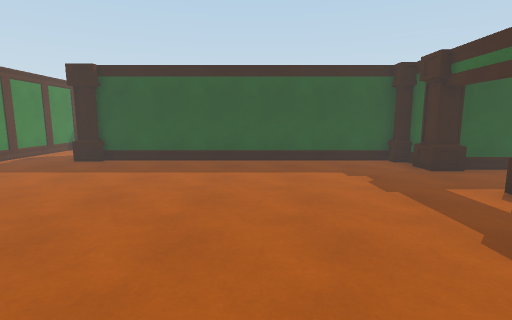
view 1 (above)

16 first-person views from a walk through a scene from a Unity 3-D project. The camera is 1.5 m above the floor, tilts 8° down and sees 85° across. The floor is counted in squares, 1 m on a side. Each view is taken from the middle of a square. On the plan, view 1 faces up. The plan holds only what a view shows up to about 14 squares ahead; the rest is blank.

view 2
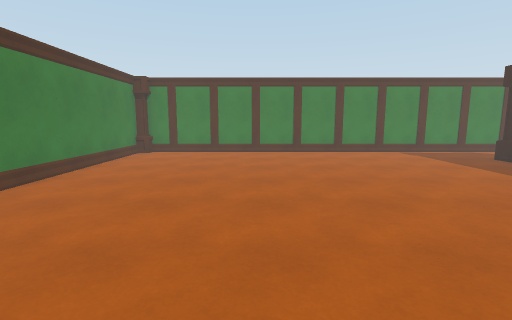

view 3
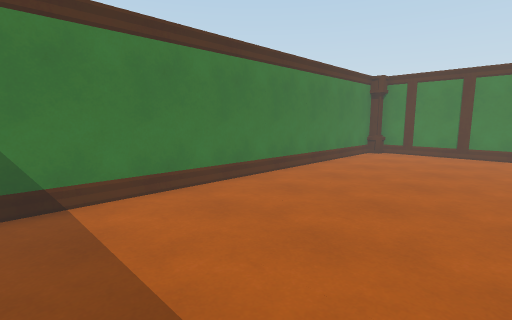

view 4
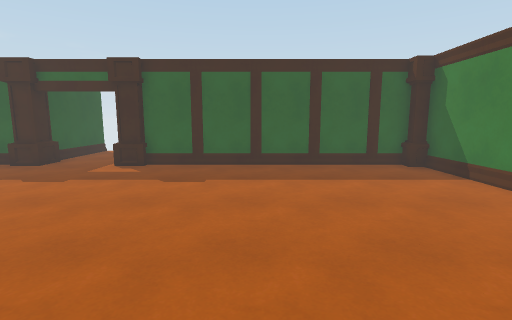

view 5
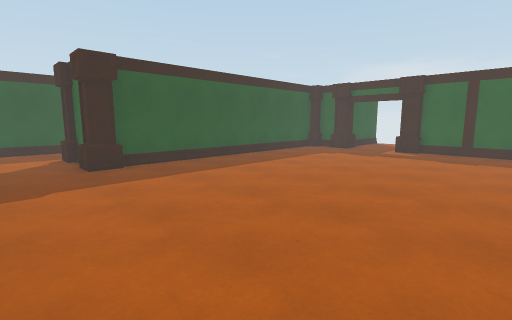

view 6
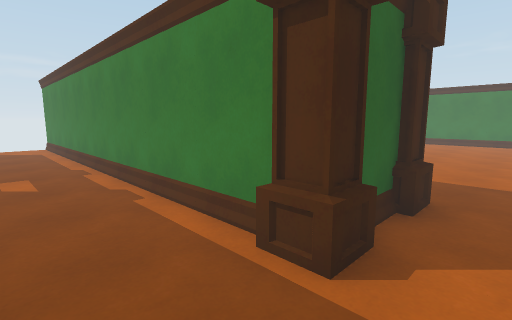

view 7
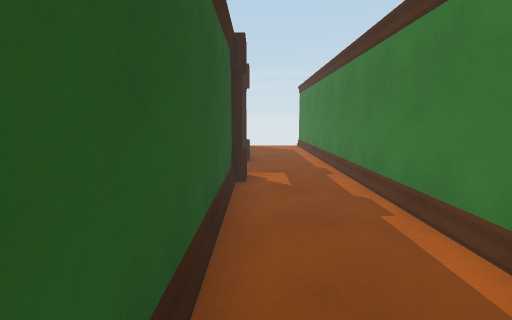

view 8
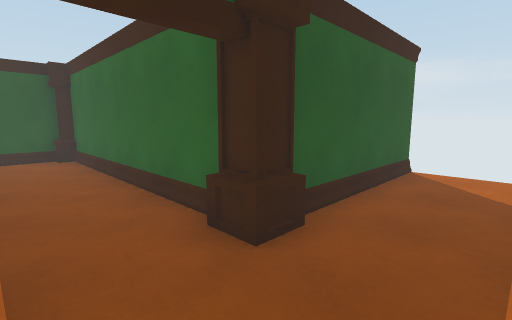

view 9
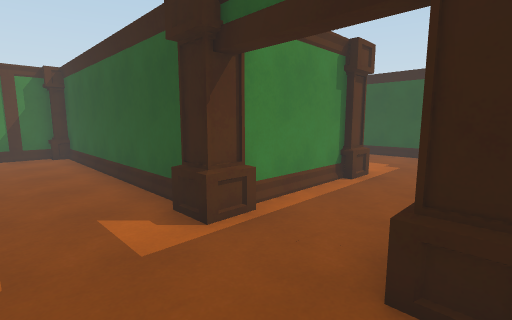

view 10
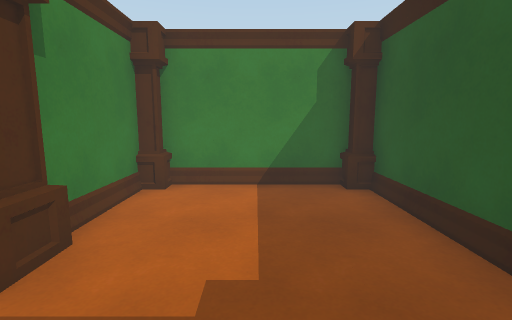

view 11
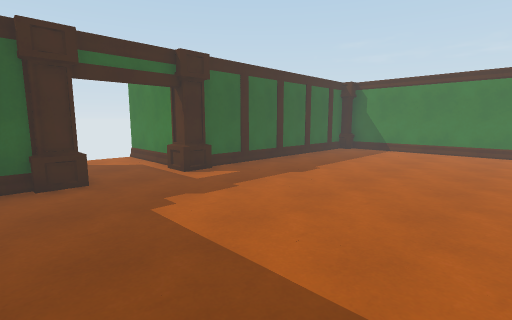

view 12
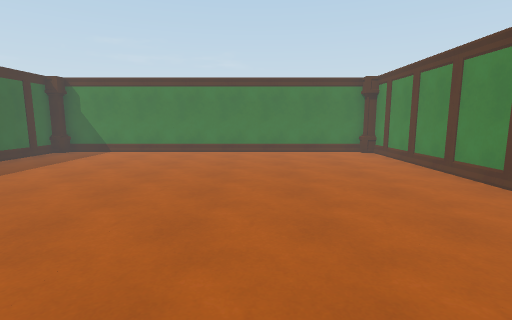

view 13
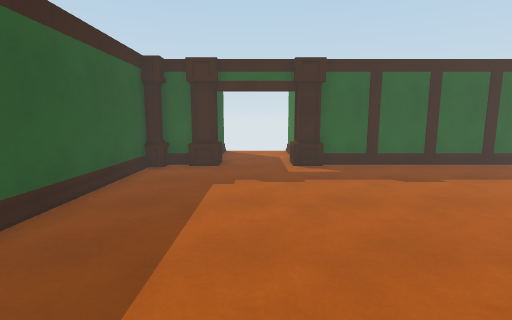

view 14
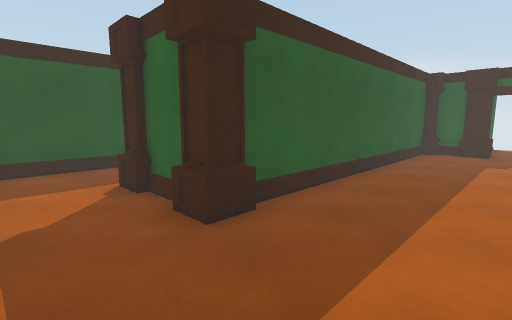

view 15
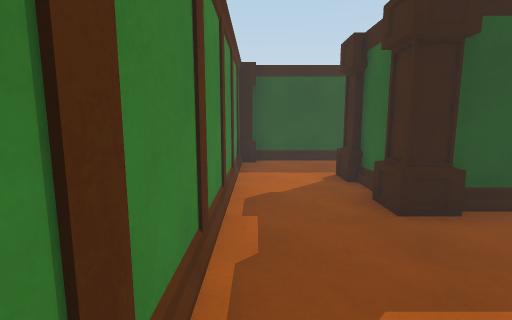

view 16
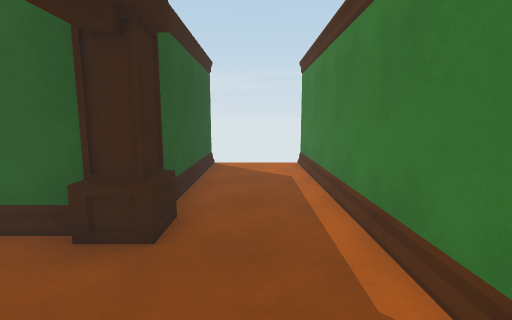

### Floor plan
Points are (right, up) in squares from view 1. A wall is a line through its corners. A room is listed if a view was taken in it or the views show most of it. See-through windows are left out.
Room 1 (views 1, 2, 3, 4, 5, 6, 7, 8, 9, 10, 11, 12, 13, 14, 15, 16)
walls: (-6.4, 11.5) (-6.4, 12.5); (5.2, 10.6) (-5.6, 10.6); (5.6, 9.4) (5.6, 10.3); (-5.6, 13.4) (10, 13.4); (6.5, 5.4) (10, 5.4); (-0.5, 16.6) (-9.3, 16.6); (3.6, 17.4) (3.6, 26.2); (10, 8.6) (6.4, 8.6); (-9.6, 16.2) (-9.6, -4.2); (0.4, 20.5) (0.4, 17.4); (-3.3, 21.4) (-0.4, 21.4); (5.6, -4.2) (5.6, 4.6); (10, 16.6) (4.4, 16.6); (-9.3, -4.6) (5.2, -4.6); (-3.6, 26.2) (-3.6, 21.8); (3.2, 26.6) (-3.3, 26.6)
objects: column (-9, -4); column (-9, 16); column (-7, 10) to (-6, 11); column (-7, 13) to (-6, 14); column (-3, 22); column (-3, 26); column (0, 16) to (1, 17); column (0, 21) to (1, 22); column (3, 16) to (4, 17); column (3, 26); column (5, -4); column (5, 5) to (6, 6); column (5, 8) to (6, 9); column (5, 10)

Positions as (right, up) in squares from view 1, and headings:
1: (0, 0), facing up
2: (4, 1), facing left
3: (4, 1), facing down-left
4: (-4, 1), facing right
5: (-9, 1), facing up-right
6: (-8, 16), facing down-right
7: (-7, 16), facing right
8: (1, 14), facing up-right
9: (4, 14), facing up-left
10: (3, 24), facing left
11: (-2, 10), facing down-right
12: (-4, 9), facing down
13: (-4, 7), facing right
14: (-9, 7), facing up-right
15: (-9, 6), facing up
16: (0, 15), facing right
